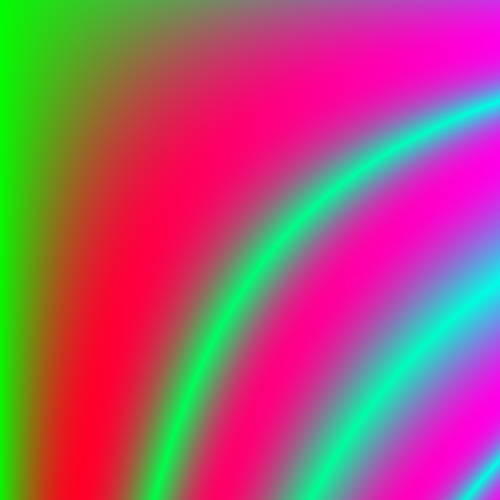
Frame 1 (no input)
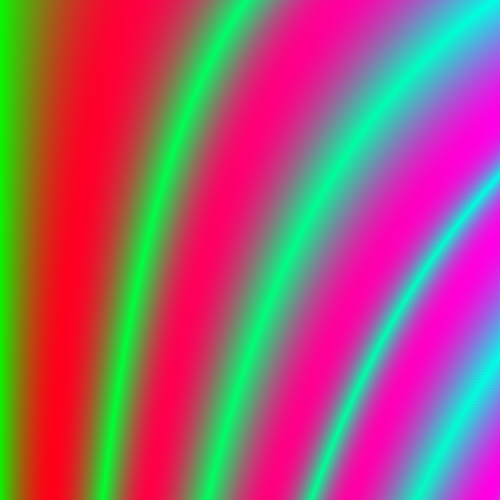
Frame 60 (the mouse pressed at the canvas centre just before this capture)
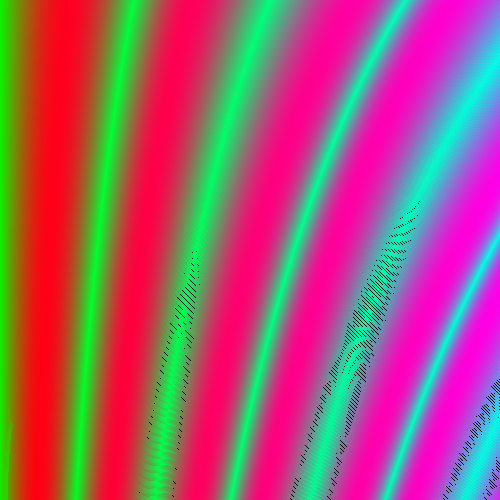
Frame 120 (the mouse held since frame 60 and released just before this capture)

The Processing sketch that drew these frames (run headless with seeded random() and noise(); from frame 60 on, the mouse is pressed at the canvas centre):

// Processing sketch: WaveGradientAnimated
// ── WaveGradientAnimated.pde
/**
 * Wave Gradient 
 * by Ira Greenberg.  
 * 
 * Generate a gradient along a sin() wave.
 */

float amplitude = 30;
float fillGap = 2.5;

void setup(){
size(500, 500);
}
float count = 0;
float speed = 0.01;
int frames = 180;
boolean direction;

void draw() {
  frameRate(frames);
  background(200);
  
  // To efficiently set all the pixels on screen, make the set() 
  // calls on a PImage, then write the result to the screen.
  PImage gradient = createImage(width, height, RGB);
  float frequency = 0;
  frequency+=(count);
  println(frequency);
  
  if(count > 3){
    direction = false;
  }
  
  if(count < 0){
    direction = true;
  }
  
  if(direction){
    count+=speed;
  }else{
    count-=speed;
  }
  
  for (int i =- 75; i < height+75; i++){
    // Reset angle to 0, so waves stack properly
    float angle = 0;
    // Increasing frequency causes more gaps
    frequency += 0.002;
    for (float j = 0; j < width+75; j++){
      float py = i + sin(radians(angle)) * amplitude;
      angle += frequency;
      color c = color(abs(py-i)*255/amplitude, 255-abs(py-i)*255/amplitude, j*(255.0/(width+50)));
      // Hack to fill gaps. Raise value of fillGap if you increase frequency
      for (int filler = 0; filler < fillGap; filler++){
        gradient.set(int(j-filler), int(py)-filler, c);
        gradient.set(int(j), int(py), c);
        gradient.set(int(j+filler), int(py)+filler, c);
      }
    }
  }
  // Draw the image to the screen
  set(0, 0, gradient);
  // Another alternative for drawing to the screen
  //image(gradient, 0, 0);
}
